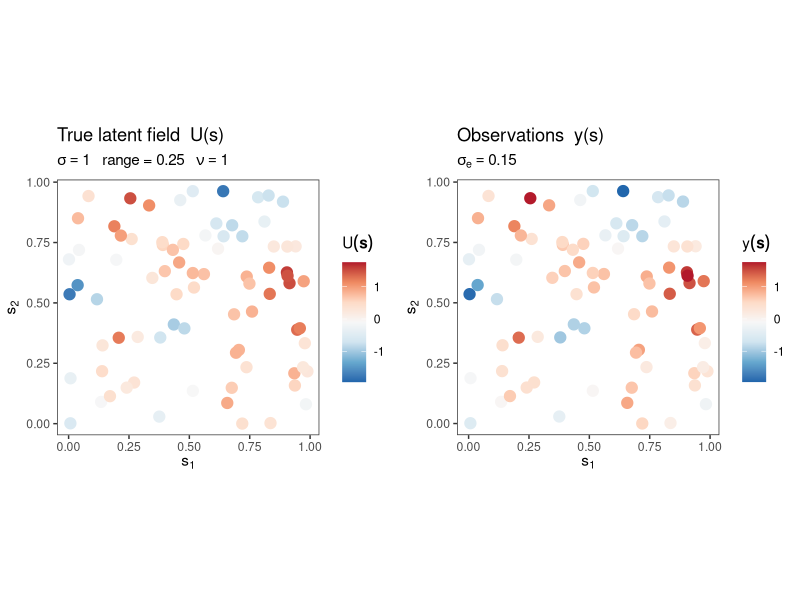
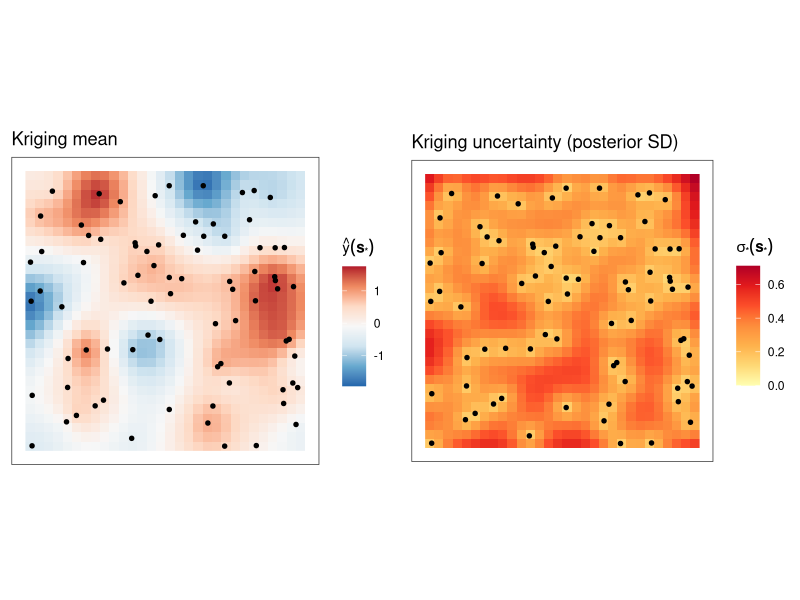

Write the R code that produced these figures, in order.
## ---- chunk 1
#| message: false
#| warning: false
#| paged-print: false


#======================================================
# Kriging with Matérn covariance
#======================================================
library(ggplot2)
library(gridExtra)

set.seed(42)

#------------------------------------------------------
# True parameters
#------------------------------------------------------
N_s     <- 80        # number of observation locations
range   <- 0.25      # Matérn length-scale ℓ
nu      <- 1         # Matérn smoothness ν
sigma_u <- 1.0       # process SD σ
sigma_e <- 0.15      # nugget (measurement noise) SD σ_e
mu_true <- 0.0       # constant mean μ

#------------------------------------------------------
# Matérn correlation function
#------------------------------------------------------
matern_cov <- function(coords1, coords2 = NULL, nu = 1, range, sigma2 = 1) {
  if (is.null(coords2)) coords2 <- coords1
  n1 <- nrow(coords1); n2 <- nrow(coords2)
  D  <- as.matrix(dist(rbind(coords1, coords2)))[1:n1, (n1+1):(n1+n2), drop = FALSE]
  D[D == 0] <- 1e-10          # avoid 0 argument to besselK
  s  <- sqrt(2 * nu) * D / range
  C  <- (2^(1 - nu)) / gamma(nu) * s^nu * besselK(s, nu)
  if (n1 == n2 && isTRUE(all.equal(coords1, coords2))) diag(C) <- 1
  sigma2 * C
}

#------------------------------------------------------
# Observation locations: N_s uniform points in [0,1]²
#------------------------------------------------------
obs_locs <- matrix(runif(N_s * 2), ncol = 2, dimnames = list(NULL, c("s1", "s2")))

#------------------------------------------------------
# Simulate the latent field U(s) ~ GP(0, sigma2 C) via Cholesky:
#------------------------------------------------------
Sigma_U <- matern_cov(obs_locs, nu = nu, range = range, sigma2 = sigma_u^2)
diag(Sigma_U) <- diag(Sigma_U) + 1e-9     # small jitter for numerical stability
L_U    <- t(chol(Sigma_U))
U_true <- as.vector(L_U %*% rnorm(N_s))

#------------------------------------------------------
# Observations: y(s)
#------------------------------------------------------
y_obs <- mu_true + U_true + rnorm(N_s, sd = sigma_e)

#------------------------------------------------------
# Kriging — build observation covariance Σ_y = sigma2_u C(S,S) + sigma2_e I
#------------------------------------------------------
Sigma_y <- matern_cov(obs_locs, nu = nu, range = range, sigma2 = sigma_u^2) +
           (sigma_e^2 + 1e-9) * diag(N_s)
L_obs   <- t(chol(Sigma_y))

# Kriging weight vector "alpha" via two triangular solves
alpha <- backsolve(t(L_obs), forwardsolve(L_obs, y_obs - mu_true))

#------------------------------------------------------
# Prediction: 30 × 30 regular grid on [0,1]^2
#------------------------------------------------------
N_grid    <- 30
pred_grid <- as.matrix(expand.grid(s1 = seq(0, 1, length.out = N_grid),
                                   s2 = seq(0, 1, length.out = N_grid)))

#------------------------------------------------------
# Kriging prediction at each grid point
# Cross-covariance  k_* = σ² c_*  (N_pred × N_obs matrix)
#------------------------------------------------------
k_cross  <- matern_cov(pred_grid, obs_locs, nu = nu, range = range, sigma2 = sigma_u^2)
krig_mean <- mu_true + as.vector(k_cross %*% alpha)

V <- forwardsolve(L_obs, t(k_cross))
krig_var <- pmax(sigma_u^2 - colSums(V^2), 0)
krig_sd  <- sqrt(krig_var)


#------------------------------------------------------
# Plots
#------------------------------------------------------
val_lim <- range(c(U_true, y_obs, krig_mean))

obs_df <- data.frame(s1 = obs_locs[, "s1"], s2 = obs_locs[, "s2"],
                     U  = U_true, y  = y_obs)

pred_df <- data.frame(s1 = pred_grid[, "s1"], s2   = pred_grid[, "s2"],
                      mean = krig_mean, sd   = krig_sd)

# True latent field at observation locations
p_true <- ggplot(obs_df, aes(s1, s2, colour = U)) +
  geom_point(size = 3.5) +
  scale_colour_distiller(palette = "RdBu", direction = -1,
                         limits = val_lim, name = expression(U(bold(s)))) +
  coord_equal() + theme_bw(base_size = 11) +
  theme(panel.grid = element_blank()) +
  labs(title    = "True latent field  U(s)",
       subtitle = bquote(sigma == .(sigma_u) ~ "  range =" ~ .(range) ~
                           "  " * nu == .(nu)),
       x = expression(s[1]), y = expression(s[2]))

# Observations
p_obs <- ggplot(obs_df, aes(s1, s2, colour = y)) +
  geom_point(size = 3.5) +
  scale_colour_distiller(palette = "RdBu", direction = -1,
                         limits = val_lim, name = expression(y(bold(s)))) +
  coord_equal() + theme_bw(base_size = 11) +
  theme(panel.grid = element_blank()) +
  labs(title    = "Observations  y(s)",
       subtitle = bquote(sigma[e] == .(sigma_e)),
       x = expression(s[1]), y = expression(s[2]))

# Kriging mean
p_krig_mean <- ggplot(pred_df, aes(s1, s2, fill = mean)) +
  geom_raster() +
  geom_point(data = obs_df, aes(s1, s2),
             inherit.aes = FALSE, colour = "black", size = 1.2) +
  scale_fill_distiller(palette = "RdBu", direction = -1,
                       limits = val_lim,
                       name = expression(hat(y)(bold(s)["*"]))) +
  coord_equal() + theme_bw(base_size = 11) +
  theme(axis.text = element_blank(), axis.ticks = element_blank(),
        panel.grid = element_blank()) +
  labs(title    = "Kriging mean",
       x = NULL, y = NULL)

# Kriging posterior SD
p_krig_sd <- ggplot(pred_df, aes(s1, s2, fill = sd)) +
  geom_raster() +
  geom_point(data = obs_df, aes(s1, s2),
             inherit.aes = FALSE, colour = "black", size = 1.2) +
  scale_fill_distiller(palette = "YlOrRd", direction = 1,
                       limits = c(0, NA),
                       name = expression(sigma["*"](bold(s)["*"]))) +
  coord_equal() + theme_bw(base_size = 11) +
  theme(axis.text = element_blank(), axis.ticks = element_blank(),
        panel.grid = element_blank()) +
  labs(title    = "Kriging uncertainty (posterior SD)",
       x = NULL, y = NULL)

grid.arrange(p_true, p_obs,          ncol = 2)
grid.arrange(p_krig_mean, p_krig_sd, ncol = 2)
